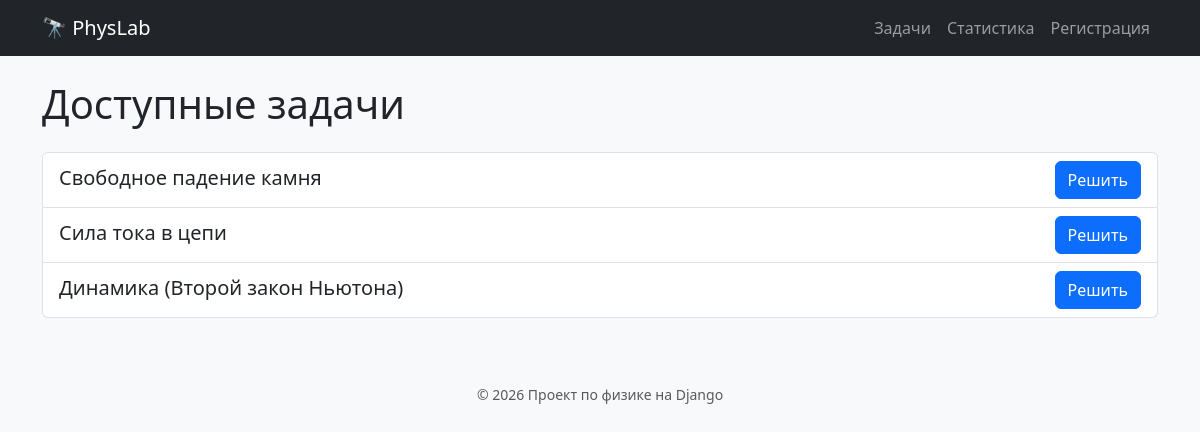
/tasks/, run on an earlier commit of the app's database.
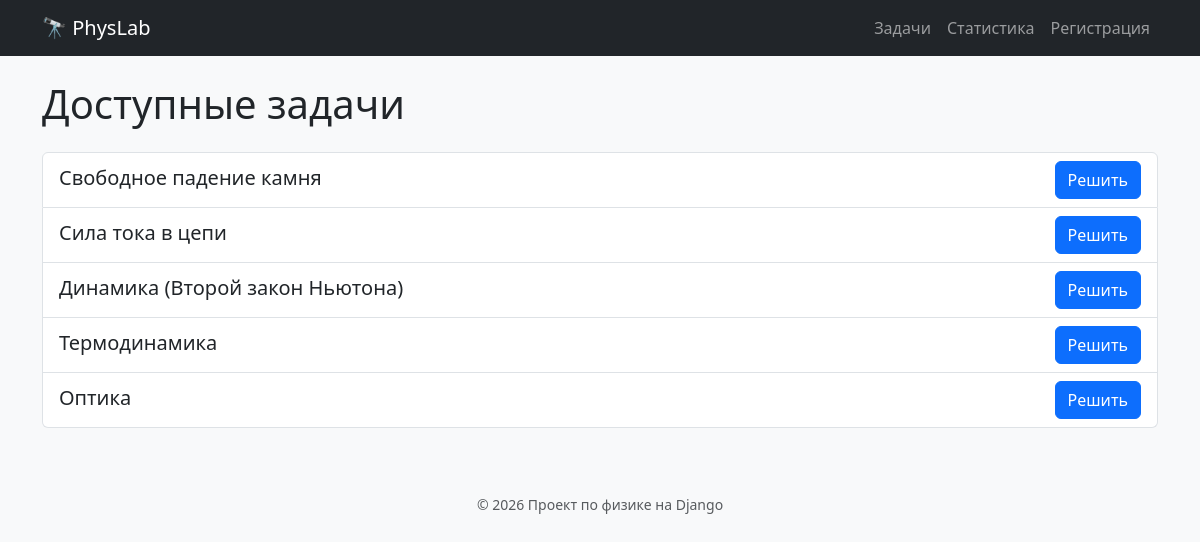
And on a later commit of the database.
### simulator/models.py (models this page shows)
class Task(models.Model):
    title = models.CharField(max_length=200)
    description = models.TextField()
    correct_answer = models.FloatField()

### simulator/views.py (the view)
# urls.py: path('', views.task_list, name='task_list'),
def task_list(request):
    tasks = Task.objects.all()
    return render(request, 'simulator/task_list.html', {'tasks': tasks})

### simulator/templates/simulator/task_list.html (shortened to what this page needs)
{% extends 'base.html' %}
{% block content %}
    <h1 class="mb-4">Доступные задачи</h1>
    <div class="list-group">
        {% for task in tasks %}
            <div class="list-group-item d-flex justify-content-between align-items-center">
                <div>
                    <h5 class="mb-1">{{ task.title }}</h5>
                </div>
                <a href="{% url 'task_detail' task.id %}" class="btn btn-primary">Решить</a>
            </div>
        {% empty %}
            <p class="text-muted">Задач пока нет. Добавьте их в админке!</p>
        {% endfor %}
    </div>
{% endblock %}

### simulator/templates/base.html (shortened to what this page needs)
<!DOCTYPE html>
<html lang="ru">
<head>
    <link href="https://cdn.jsdelivr.net/npm/bootstrap@5.3.0/dist/css/bootstrap.min.css" rel="stylesheet">
</head>
<body class="bg-light">
    <nav class="navbar navbar-expand-lg navbar-dark bg-dark mb-4">
        <div class="container">
            <a class="navbar-brand" href="{% url 'task_list' %}">🔭 PhysLab</a>
            <div class="navbar-nav">
                <a class="nav-link" href="{% url 'task_list' %}">Задачи</a>
                <a class="nav-link" href="{% url 'statistics' %}">Статистика</a>
                <a class="nav-link" href="{% url 'register' %}">Регистрация</a>
            </div>
        </div>
    </nav>
    <div class="container">
        {% block content %}{% endblock %}
    </div>
    <footer class="text-center mt-5 py-3 text-muted">
        <small>&copy; 2026 Проект по физике на Django</small>
    </footer>
</body>
</html>

What changed in the data, as far as the page shows it:
added Task: title "Термодинамика"
added Task: title "Оптика"
